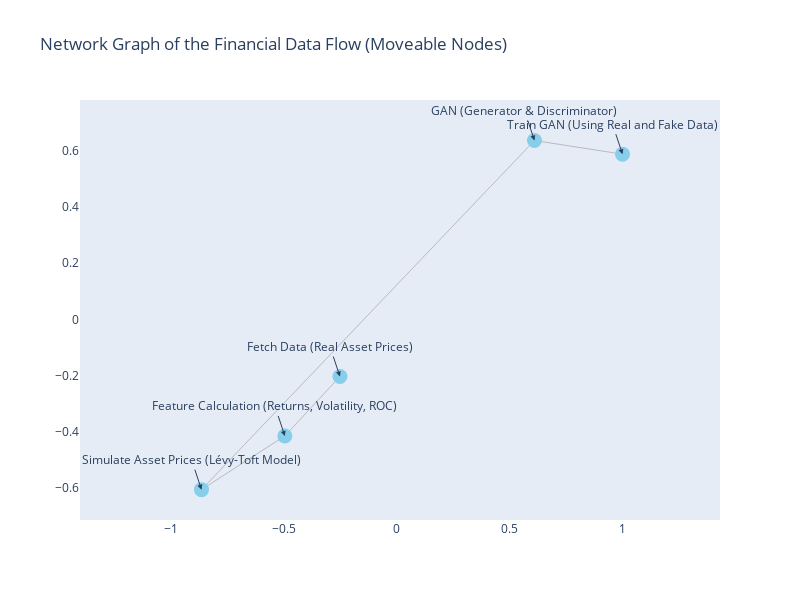

Notebook code cell kept with this figure:
### Code cell
import networkx as nx
import plotly.graph_objects as go

# Define the graph structure
edges = [
    ("Fetch Data\n(Real Asset Prices)", "Feature Calculation\n(Returns, Volatility, ROC)"),
    ("Feature Calculation\n(Returns, Volatility, ROC)", "Simulate Asset Prices\n(Lévy-Toft Model)"),
    ("GAN\n(Generator & Discriminator)", "Train GAN\n(Using Real and Fake Data)")
]

# Create a NetworkX graph
G = nx.DiGraph()
G.add_edges_from(edges)

# Get node positions using spring layout (force-directed layout)
pos = nx.spring_layout(G, seed=42, k=0.5)

# Extract node and edge data for Plotly
edge_x = []
edge_y = []
for edge in G.edges():
    x0, y0 = pos[edge[0]]
    x1, y1 = pos[edge[1]]
    edge_x.append(x0)
    edge_x.append(x1)
    edge_y.append(y0)
    edge_y.append(y1)

node_x = []
node_y = []
for node in G.nodes():
    x, y = pos[node]
    node_x.append(x)
    node_y.append(y)

# Create the plotly graph object for the network
fig = go.Figure()

# Add edges
fig.add_trace(go.Scatter(x=edge_x, y=edge_y, line=dict(width=0.5, color='#888'), hoverinfo='none', mode='lines'))

# Add nodes
fig.add_trace(go.Scatter(x=node_x, y=node_y, mode='markers', hoverinfo='text', marker=dict(color='skyblue', size=15)))

# Add labels
for i, node in enumerate(G.nodes()):
    fig.add_annotation(x=node_x[i], y=node_y[i], text=node, showarrow=True, arrowhead=2)

# Update layout
fig.update_layout(
    title="Network Graph of the Financial Data Flow (Moveable Nodes)",
    showlegend=False,
    hovermode='closest',
    xaxis=dict(showgrid=False, zeroline=False),
    yaxis=dict(showgrid=False, zeroline=False),
    height=600,
    width=800
)
from datetime import datetime
timestamp = datetime.now().strftime("%Y%m%d_%H%M%S")
filename = f"plot_{timestamp}.png"
plt.savefig(filename)
# Show the plot
fig.show()

### Figure 1 — Plotly figure (JSON) as saved in the notebook; plotly's stock layout.template omitted (floating-point values rounded to 4 significant figures)
{"data": [{"hoverinfo": "none", "line": {"color": "#888", "width": 0.5}, "mode": "lines", "type": "scatter", "x": [-0.251, -0.4951, -0.4951, -0.864, 0.6101, 1], "y": [-0.2037, -0.4156, -0.4156, -0.6069, 0.6374, 0.5887]}, {"hoverinfo": "text", "marker": {"color": "skyblue", "size": 15}, "mode": "markers", "type": "scatter", "x": [-0.251, -0.4951, -0.864, 0.6101, 1], "y": [-0.2037, -0.4156, -0.6069, 0.6374, 0.5887]}], "layout": {"annotations": [{"arrowhead": 2, "showarrow": true, "text": "Fetch Data\n(Real Asset Prices)", "x": -0.251, "y": -0.2037}, {"arrowhead": 2, "showarrow": true, "text": "Feature Calculation\n(Returns, Volatility, ROC)", "x": -0.4951, "y": -0.4156}, {"arrowhead": 2, "showarrow": true, "text": "Simulate Asset Prices\n(Lévy-Toft Model)", "x": -0.864, "y": -0.6069}, {"arrowhead": 2, "showarrow": true, "text": "GAN\n(Generator & Discriminator)", "x": 0.6101, "y": 0.6374}, {"arrowhead": 2, "showarrow": true, "text": "Train GAN\n(Using Real and Fake Data)", "x": 1, "y": 0.5887}], "height": 600, "hovermode": "closest", "showlegend": false, "title": {"text": "Network Graph of the Financial Data Flow (Moveable Nodes)"}, "width": 800, "xaxis": {"autorange": true, "range": [-1.401, 1.429], "showgrid": false, "type": "linear", "zeroline": false}, "yaxis": {"autorange": true, "range": [-0.7156, 0.7878], "showgrid": false, "type": "linear", "zeroline": false}}}
